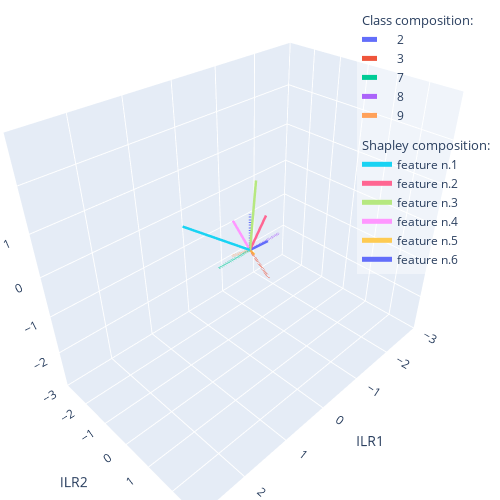
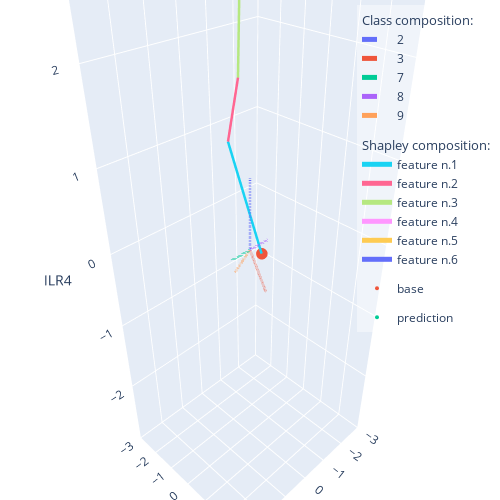

Notebook code for these charts, in order:
### Code cell
#PLOT the a ILR subspace (corresponding to the chosen ILR components listed in balances).
#plot range [-lim, lim]
#If shapley_sum is True, the sum of the shapley vectors are summed from the base distribution to the prediction

fig = explainer.plot_ilr_space(balances=[1, 2, 4], lim=3)
fig = explainer.plot_ilr_space(balances=[1, 2, 4], shapley_sum=True, lim=3)

### Figure 1 — Plotly figure (JSON) as saved in the notebook; plotly's stock layout.template omitted (floating-point values rounded to 4 significant figures)
{"data": [{"legendgroup": "class", "legendgrouptitle": {"text": "Class composition:"}, "line": {"dash": "dash", "width": 5}, "mode": "lines", "name": "2", "type": "scatter3d", "x": [0, -2.962e-17], "y": [0, -2.962e-17], "z": [0, 0.8607]}, {"legendgroup": "class", "legendgrouptitle": {"text": "Class composition:"}, "line": {"dash": "dash", "width": 5}, "mode": "lines", "name": "3", "type": "scatter3d", "x": [0, -2.962e-17], "y": [0, 0.7454], "z": [0, -0.4303]}, {"legendgroup": "class", "legendgrouptitle": {"text": "Class composition:"}, "line": {"dash": "dash", "width": 5}, "mode": "lines", "name": "7", "type": "scatter3d", "x": [0, 0.7454], "y": [0, -2.962e-17], "z": [0, 3.812e-17]}, {"legendgroup": "class", "legendgrouptitle": {"text": "Class composition:"}, "line": {"dash": "dash", "width": 5}, "mode": "lines", "name": "8", "type": "scatter3d", "x": [0, -0.7454], "y": [0, -2.962e-17], "z": [0, 3.812e-17]}, {"legendgroup": "class", "legendgrouptitle": {"text": "Class composition:"}, "line": {"dash": "dash", "width": 5}, "mode": "lines", "name": "9", "type": "scatter3d", "x": [0, -2.962e-17], "y": [0, -0.7454], "z": [0, -0.4303]}, {"legendgroup": "shapley", "legendgrouptitle": {"text": "Shapley composition:"}, "line": {"width": 5}, "mode": "lines", "name": "feature n.1", "type": "scatter3d", "x": [0, 1.634], "y": [0, 0.4204], "z": [0, 1.587]}, {"legendgroup": "shapley", "legendgrouptitle": {"text": "Shapley composition:"}, "line": {"width": 5}, "mode": "lines", "name": "feature n.2", "type": "scatter3d", "x": [0, -0.5], "y": [0, -0.1604], "z": [0, 0.5189]}, {"legendgroup": "shapley", "legendgrouptitle": {"text": "Shapley composition:"}, "line": {"width": 5}, "mode": "lines", "name": "feature n.3", "type": "scatter3d", "x": [0, -0.06268], "y": [0, 0.1198], "z": [0, 1.612]}, {"legendgroup": "shapley", "legendgrouptitle": {"text": "Shapley composition:"}, "line": {"width": 5}, "mode": "lines", "name": "feature n.4", "type": "scatter3d", "x": [0, 0.147], "y": [0, -0.4269], "z": [0, 0.6454]}, {"legendgroup": "shapley", "legendgrouptitle": {"text": "Shapley composition:"}, "line": {"width": 5}, "mode": "lines", "name": "feature n.5", "type": "scatter3d", "x": [0, -0.02289], "y": [0, 0.1371], "z": [0, -0.07964]}, {"legendgroup": "shapley", "legendgrouptitle": {"text": "Shapley composition:"}, "line": {"width": 5}, "mode": "lines", "name": "feature n.6", "type": "scatter3d", "x": [0, -0.3185], "y": [0, 0.2046], "z": [0, 0.1135]}], "layout": {"autosize": false, "height": 500, "legend": {"bgcolor": "rgba(255,255,255,0.4)", "x": 1, "xanchor": "right", "y": 0.99, "yanchor": "top"}, "margin": {"b": 0, "l": 0, "r": 0, "t": 0}, "scene": {"aspectmode": "auto", "aspectratio": {"x": 1.23, "y": 0.7704, "z": 1.055}, "xaxis": {"range": [-3, 3], "title": {"text": "ILR1"}, "type": "linear"}, "yaxis": {"range": [-3, 3], "title": {"text": "ILR2"}, "type": "linear"}, "zaxis": {"range": [-3, 3], "title": {"text": "ILR4"}, "type": "linear"}}, "width": 500}}

### Figure 2 — Plotly figure (JSON) as saved in the notebook; plotly's stock layout.template omitted (floating-point values rounded to 4 significant figures)
{"data": [{"legendgroup": "class", "legendgrouptitle": {"text": "Class composition:"}, "line": {"dash": "dash", "width": 5}, "mode": "lines", "name": "2", "type": "scatter3d", "x": [0, -2.962e-17], "y": [0, -2.962e-17], "z": [0, 0.8607]}, {"legendgroup": "class", "legendgrouptitle": {"text": "Class composition:"}, "line": {"dash": "dash", "width": 5}, "mode": "lines", "name": "3", "type": "scatter3d", "x": [0, -2.962e-17], "y": [0, 0.7454], "z": [0, -0.4303]}, {"legendgroup": "class", "legendgrouptitle": {"text": "Class composition:"}, "line": {"dash": "dash", "width": 5}, "mode": "lines", "name": "7", "type": "scatter3d", "x": [0, 0.7454], "y": [0, -2.962e-17], "z": [0, 3.812e-17]}, {"legendgroup": "class", "legendgrouptitle": {"text": "Class composition:"}, "line": {"dash": "dash", "width": 5}, "mode": "lines", "name": "8", "type": "scatter3d", "x": [0, -0.7454], "y": [0, -2.962e-17], "z": [0, 3.812e-17]}, {"legendgroup": "class", "legendgrouptitle": {"text": "Class composition:"}, "line": {"dash": "dash", "width": 5}, "mode": "lines", "name": "9", "type": "scatter3d", "x": [0, -2.962e-17], "y": [0, -0.7454], "z": [0, -0.4303]}, {"legendgroup": "shapley", "legendgrouptitle": {"text": "Shapley composition:"}, "line": {"width": 5}, "mode": "lines", "name": "feature n.1", "type": "scatter3d", "x": [-0.7067, 0.9276], "y": [-0.2308, 0.1895], "z": [-0.2148, 1.372]}, {"legendgroup": "shapley", "legendgrouptitle": {"text": "Shapley composition:"}, "line": {"width": 5}, "mode": "lines", "name": "feature n.2", "type": "scatter3d", "x": [0.9276, 0.4276], "y": [0.1895, 0.0291], "z": [1.372, 1.891]}, {"legendgroup": "shapley", "legendgrouptitle": {"text": "Shapley composition:"}, "line": {"width": 5}, "mode": "lines", "name": "feature n.3", "type": "scatter3d", "x": [0.4276, 0.3649], "y": [0.0291, 0.1489], "z": [1.891, 3.503]}, {"legendgroup": "shapley", "legendgrouptitle": {"text": "Shapley composition:"}, "line": {"width": 5}, "mode": "lines", "name": "feature n.4", "type": "scatter3d", "x": [0.3649, 0.5119], "y": [0.1489, -0.278], "z": [3.503, 4.148]}, {"legendgroup": "shapley", "legendgrouptitle": {"text": "Shapley composition:"}, "line": {"width": 5}, "mode": "lines", "name": "feature n.5", "type": "scatter3d", "x": [0.5119, 0.489], "y": [-0.278, -0.1409], "z": [4.148, 4.068]}, {"legendgroup": "shapley", "legendgrouptitle": {"text": "Shapley composition:"}, "line": {"width": 5}, "mode": "lines", "name": "feature n.6", "type": "scatter3d", "x": [0.489, 0.1705], "y": [-0.1409, 0.06377], "z": [4.068, 4.182]}, {"marker": {"size": 4}, "mode": "markers", "name": "base", "type": "scatter3d", "x": [-0.7067], "y": [-0.2308], "z": [-0.2148]}, {"marker": {"size": 4}, "mode": "markers", "name": "prediction", "type": "scatter3d", "x": [0.1705], "y": [0.06377], "z": [4.182]}], "layout": {"autosize": false, "height": 500, "legend": {"bgcolor": "rgba(255,255,255,0.4)", "x": 1, "xanchor": "right", "y": 0.99, "yanchor": "top"}, "margin": {"b": 0, "l": 0, "r": 0, "t": 0}, "scene": {"aspectmode": "auto", "aspectratio": {"x": 0.7411, "y": 0.6604, "z": 2.043}, "xaxis": {"range": [-3, 3], "title": {"text": "ILR1"}, "type": "linear"}, "yaxis": {"range": [-3, 3], "title": {"text": "ILR2"}, "type": "linear"}, "zaxis": {"range": [-3, 3], "title": {"text": "ILR4"}, "type": "linear"}}, "width": 500}}
